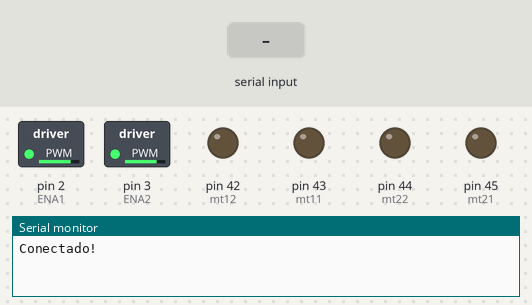
Simulated run of this sketch. Board: Arduino Mega 2560, built with avr-gcc and run on an emulated ATmega2560. Shown: switched loads named in the sketch (green lamp = pin HIGH), output pins drawn as LEDs (lit = HIGH), the last lines printed to the serial monitor. The inputs (shaded band) are chosen by the test bench.

Above: at 1.2 s.
1.3 s: "f" received over Serial
At 2.4 s:
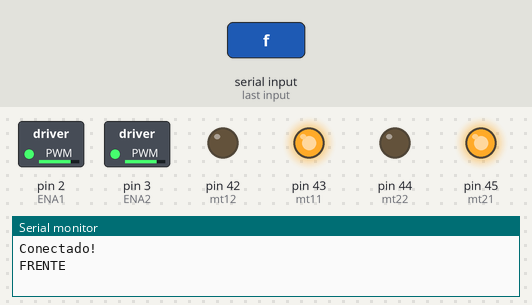
2.8 s: "b" received over Serial
At 3.5 s:
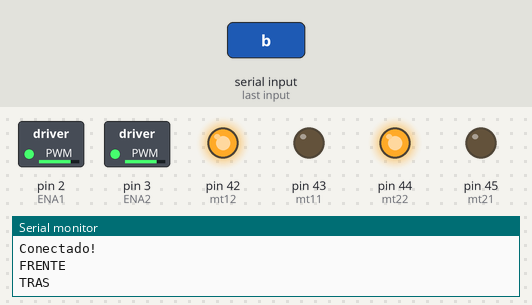
4.3 s: "r" received over Serial
At 4.7 s:
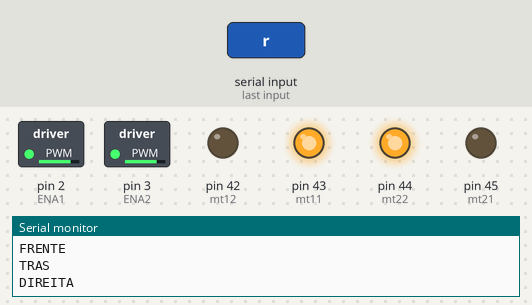
5.8 s: "l" received over Serial
At 7.0 s:
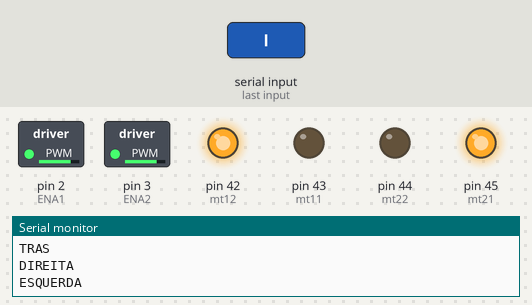
Timing chart, 0 to 8.3 s (numbered marks = the images above; inputs shaded):
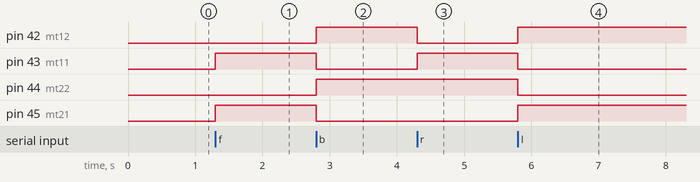

Measured:
- after the input at 1.3 s, pin 43 (mt11), pin 45 (mt21): LOW → HIGH at once
- after the input at 2.8 s, pin 42 (mt12), pin 44 (mt22): LOW → HIGH at once; pin 43 (mt11), pin 45 (mt21): HIGH → LOW at once
- after the input at 4.3 s, pin 42 (mt12): HIGH → LOW at once; pin 43 (mt11): LOW → HIGH at once
- after the input at 5.8 s, pin 42 (mt12), pin 45 (mt21): LOW → HIGH at once; pin 43 (mt11), pin 44 (mt22): HIGH → LOW at once

The sketch:

motores.ino
```cpp
int mt11 = 43;
int mt12 = 42;
int mt21 = 45;
int mt22 = 44;

int ENA1 = 2;
int ENA2 = 3;
int veloc = 200;
char command;

void setup() {
  // put your setup code here, to run once:
  pinMode(mt11,OUTPUT);
  pinMode(mt12,OUTPUT);
  pinMode(mt21,OUTPUT);
  pinMode(mt22,OUTPUT);

  pinMode(ENA1,OUTPUT);
  pinMode(ENA2,OUTPUT);

  digitalWrite(mt11,LOW);
  digitalWrite(mt12,LOW);
  digitalWrite(mt21,LOW);
  digitalWrite(mt22,LOW);

  Serial.begin(38400);
  Serial.println("Conectado!");

  analogWrite(ENA1,veloc);
  analogWrite(ENA2,veloc);
}

void loop() {
  // put your main code here, to run repeatedly:
  if(Serial.available()>0){
    command = Serial.read();
    if(command == 'f'){
      forward();
      Serial.println("FRENTE");
    }else if(command == 'b'){
      backwards();
      Serial.println("TRAS");
    }else if(command == 'r'){
      right();
      Serial.println("DIREITA");
    }else if(command == 'l'){
      left();
      Serial.println("ESQUERDA");
    }else if(command == 's'){
      pare();
      Serial.println("PARE");
    }
  }
}

void forward(){
  digitalWrite(mt11,HIGH);
  digitalWrite(mt12,LOW);
  digitalWrite(mt21,HIGH);
  digitalWrite(mt22,LOW);
}

void backwards(){
  digitalWrite(mt11,LOW);
  digitalWrite(mt12,HIGH);
  digitalWrite(mt21,LOW);
  digitalWrite(mt22,HIGH);
}

void right(){
  digitalWrite(mt11,HIGH);
  digitalWrite(mt12,LOW);
  digitalWrite(mt21,LOW);
  digitalWrite(mt22,HIGH);
}

void left(){
  digitalWrite(mt11,LOW);
  digitalWrite(mt12,HIGH);
  digitalWrite(mt21,HIGH);
  digitalWrite(mt22,LOW);
}

void pare(){
  digitalWrite(mt11,LOW);
  digitalWrite(mt12,LOW);
  digitalWrite(mt21,LOW);
  digitalWrite(mt22,LOW);
}
```
